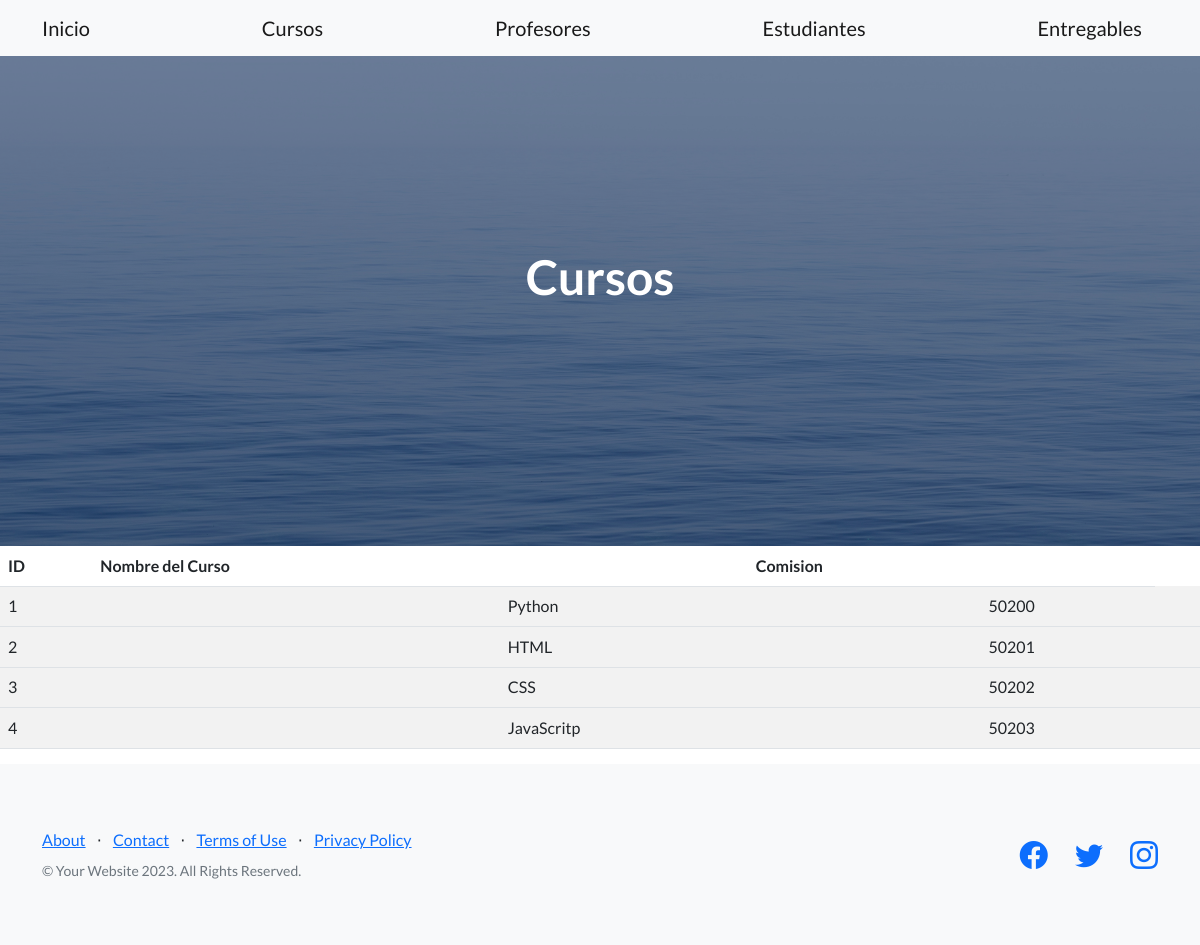
Before: /aplicacion/cursos/ with the older database file.
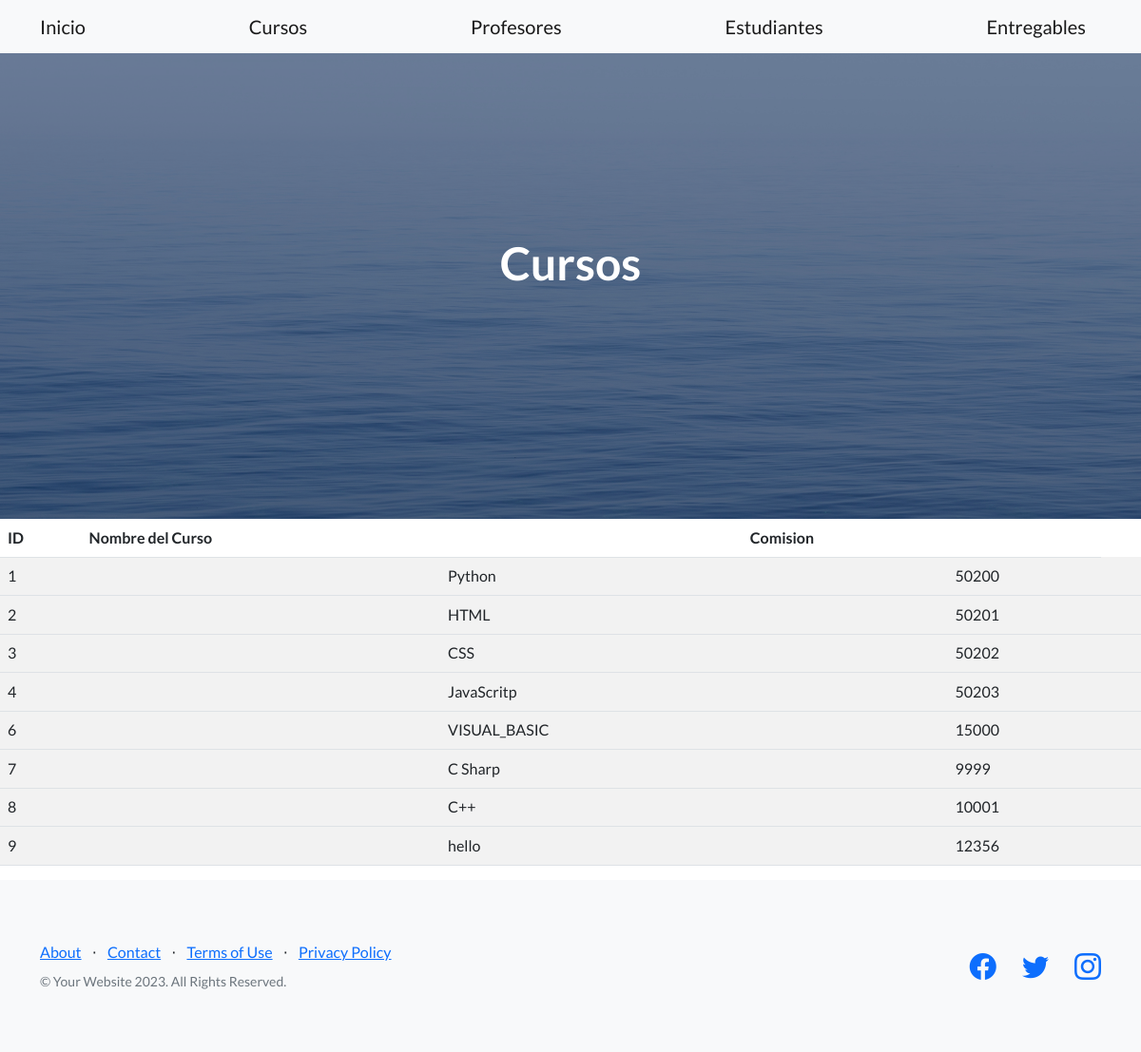
After: the same page with the newer database file.
### aplicacion/models.py (models this page shows, shortened)
class Curso(models.Model):
    nombre = models.CharField(max_length=40)
    comision = models.IntegerField()

### aplicacion/views.py (the view)
# urls.py: path('cursos/', cursos, name="cursos"),
def cursos(request):
    contexto = {'cursos': Curso.objects.all()}
    return render(request, "aplicacion/cursos.html", contexto)

### aplicacion/templates/aplicacion/cursos.html (shortened to what this page needs)
{% extends 'aplicacion/home.html' %}
{% block titulo %}
    <h1 class="mb-5"> Cursos </h1>
{% endblock titulo %}
{% block contenido %}
    <table class="table table-striped">
        <thead>
             <tr>
                <th>ID</th>
                <th> Nombre del Curso<th>
                <th>Comision<th>
        </thead>
        <tbody>
    {% for c in cursos %}
             <tr>
                <td>{{c.id}}<td>
                <td>{{c.nombre}}<td>
                <td>{{c.comision}}<td>
            <tr>
    {% endfor %}
        </tbody>
    </table>
{% endblock contenido %}

### aplicacion/templates/aplicacion/home.html (shortened to what this page needs)
<!DOCTYPE html>
<html lang="en">
    <head>
        {% load static %}
        <link href="https://cdn.jsdelivr.net/npm/bootstrap-icons@1.5.0/font/bootstrap-icons.css" rel="stylesheet" type="text/css" />
        <link href="{% static 'css/styles.css' %}" rel="stylesheet" />
        <link rel="stylesheet" href="https://cdnjs.cloudflare.com/ajax/libs/font-awesome/6.4.0/css/all.min.css">
    </head>
    <body>
        <nav class="navbar navbar-light bg-light static-top">
            <div class="container">
                <a class ="navbar-brand" href="#!"> Inicio</a>
                <a class="navbar-brand" href="{% url 'cursos' %}">Cursos</a>
                <a class="navbar-brand" href="{% url 'profesores' %}">Profesores</a>
                <a class="navbar-brand" href="{% url 'estudiantes' %}">Estudiantes</a>
                <a class="navbar-brand" href="{% url 'entregables' %}">Entregables</a>
            </div>
        </nav>
        <header class="masthead">
            <div class="container position-relative">
                <div class="row justify-content-center">
                    <div class="col-xl-6">
                        <div class="text-center text-white">
                            {% block titulo %}{% endblock titulo %}
                        </div>
                    </div>
                </div>
            </div>
        </header>
        {% block contenido %}
        {% endblock contenido %}
        <footer class="footer bg-light">
            <div class="container">
                <div class="row">
                    <div class="col-lg-6 h-100 text-center text-lg-start my-auto">
                        <ul class="list-inline mb-2">
                            <li class="list-inline-item"><a href="#!">About</a></li>
                            <li class="list-inline-item">⋅</li>
                            <li class="list-inline-item"><a href="#!">Contact</a></li>
                            <li class="list-inline-item">⋅</li>
                            <li class="list-inline-item"><a href="#!">Terms of Use</a></li>
                            <li class="list-inline-item">⋅</li>
                            <li class="list-inline-item"><a href="#!">Privacy Policy</a></li>
                        </ul>
                        <p class="text-muted small mb-4 mb-lg-0">&copy; Your Website 2023. All Rights Reserved.</p>
                    </div>
                    <div class="col-lg-6 h-100 text-center text-lg-end my-auto">
                        <ul class="list-inline mb-0">
                            <li class="list-inline-item me-4">
                                <a href="#!"><i class="bi-facebook fs-3"></i></a>
                            </li>
                            <li class="list-inline-item me-4">
                                <a href="#!"><i class="bi-twitter fs-3"></i></a>
                            </li>
                            <li class="list-inline-item">
                                <a href="#!"><i class="bi-instagram fs-3"></i></a>
                            </li>
                        </ul>
                    </div>
                </div>
            </div>
        </footer>
    </body>
</html>

Changed rows visible on the page:
added Curso: id "6", nombre "VISUAL_BASIC", comision "15000"
added Curso: id "7", nombre "C Sharp", comision "9999"
added Curso: id "8", nombre "C++", comision "10001"
added Curso: id "9", nombre "hello", comision "12356"
